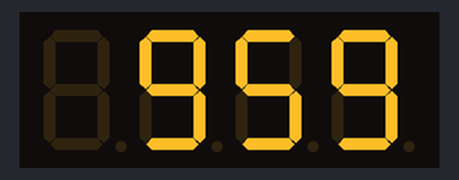
A sketch run on a simulated Arduino Uno, built with avr-gcc and run on an emulated ATmega328P. Parts: 4-digit seven-segment display.

Above: at 0.1 s.
At 5.2 s:
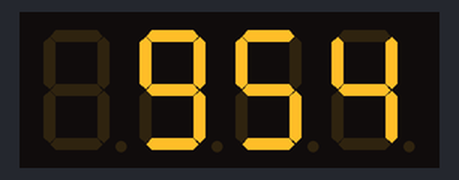
At 9.3 s:
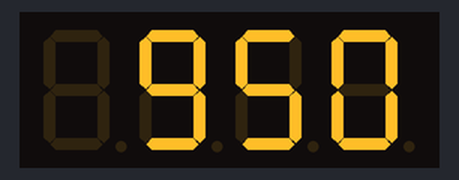
At 19.5 s:
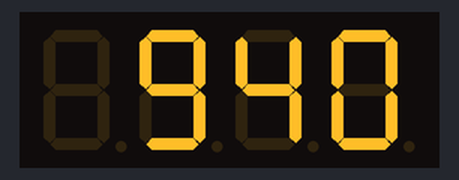
At 28.7 s:
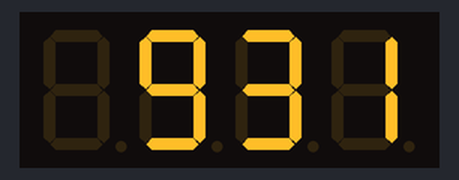
At 38.9 s:
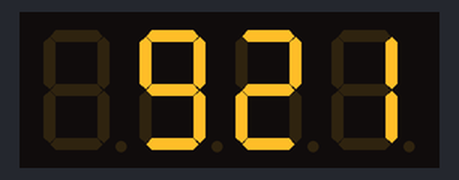

Measured:
- what the display in image 1 shows lasts 1.1 s, from 5.1 s to 6.2 s

The sketch:

homework2a.ino
```cpp
#include <TM1637Display.h>

const int CLK = 9; //minutes
const int DIO = 8; //seconds

int minutes = 10;
int seconds = 0;
long millis_value=0;

TM1637Display display(CLK, DIO);

void setup()
{
  display.clear();
  display.setBrightness(0x0f);
}

void loop()
{
  displayTime(); //분과 초로 나누어져 시계에 표시됨. 현재 시각
  long start = millis();
  delay(1000);
  long end = millis();
  millis_value += (end - start);

  if (minutes == 0 && seconds == 0)
  {
    display.showNumberDec(millis_value); //밀리초단위, 10진수
    while (true);
  }
}

void displayTime()
{
  if (seconds == 0)
  {
    seconds = 59;
    minutes--;
  }
  else
  {
    seconds--;
  }
  display.showNumberDecEx(minutes * 100 + seconds);
}
```
